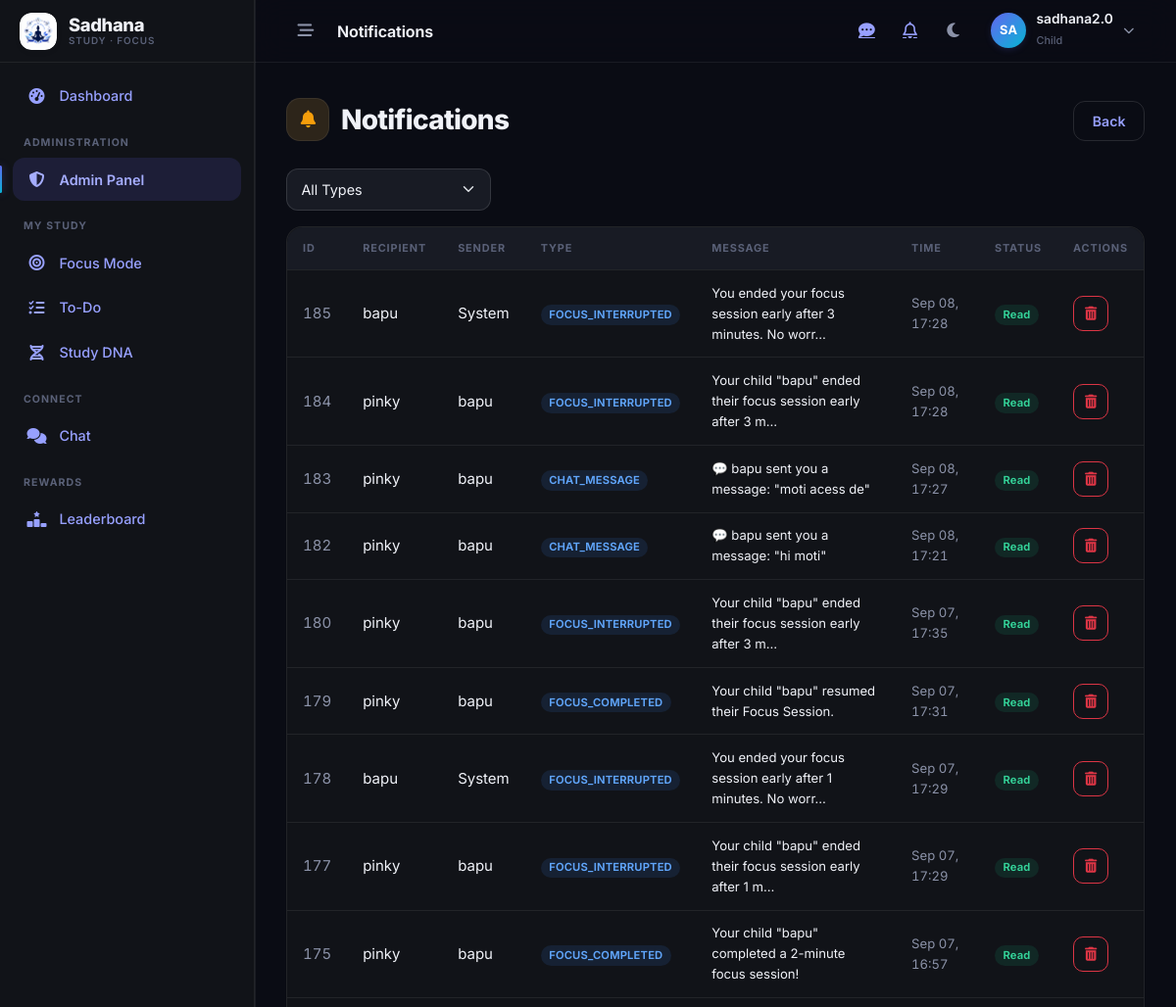
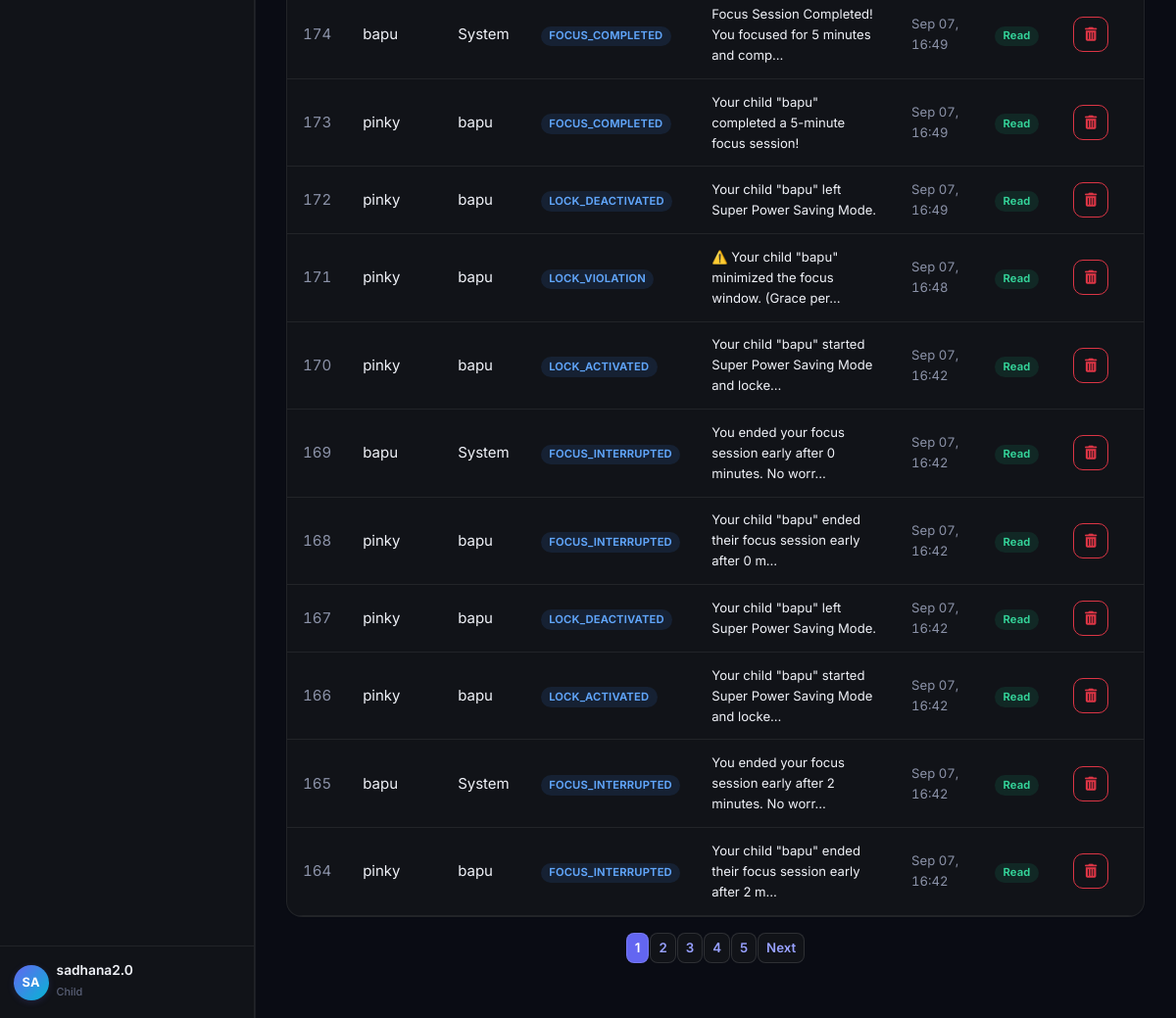
Page /admin-panel/notifications/ (signed in) on the committed database (2 pictures, top to bottom).
### users/models.py (models this page shows, shortened)
class User(AbstractUser):
    ROLE_CHOICES = (
        ('PARENT', 'Parent'),
        ('CHILD', 'Child'),
        ('ADMIN', 'Admin'),
    )
    role = models.CharField(max_length=10, choices=ROLE_CHOICES, default='CHILD')
    child_id = models.CharField(max_length=20, unique=True, blank=True, null=True)

### notifications/models.py (models this page shows, shortened)
class Notification(models.Model):
    class NotificationType(models.TextChoices):
        TASK_ASSIGNED = 'TASK_ASSIGNED', 'Task Assigned'
        TASK_EDITED = 'TASK_EDITED', 'Task Edited'
        DEADLINE_CHANGED = 'DEADLINE_CHANGED', 'Deadline Changed'
        APPRECIATION = 'APPRECIATION', 'Appreciation'
        TASK_COMPLETED = 'TASK_COMPLETED', 'Task Completed'
        ALL_TASKS_DONE = 'ALL_TASKS_DONE', 'All Tasks Done'
        DEADLINE_MISSED = 'DEADLINE_MISSED', 'Deadline Missed'
        LOW_COMPLETION = 'LOW_COMPLETION', 'Low Completion'
        STUDY_STREAK = 'STUDY_STREAK', 'Study Streak'
        DISTRACTION_ALERT = 'DISTRACTION_ALERT', 'Distraction Alert'
        TASK_REOPENED = 'TASK_REOPENED', 'Task Reopened'
        ACCESS_REQUESTED = 'ACCESS_REQUESTED', 'Access Requested'
        ACCESS_APPROVED = 'ACCESS_APPROVED', 'Access Approved'
        ACCESS_REJECTED = 'ACCESS_REJECTED', 'Access Rejected'
        LOCK_VIOLATION = 'LOCK_VIOLATION', 'Lock Violation'
        LOCK_ACTIVATED = 'LOCK_ACTIVATED', 'Lock Activated'
        LOCK_DEACTIVATED = 'LOCK_DEACTIVATED', 'Lock Deactivated'
        DEVICE_OFFLINE = 'DEVICE_OFFLINE', 'Device Offline'
        FOCUS_COMPLETED = 'FOCUS_COMPLETED', 'Focus Session Completed'
        FOCUS_INTERRUPTED = 'FOCUS_INTERRUPTED', 'Focus Session Interrupted'
        LEVEL_UP = 'LEVEL_UP', 'Level Up'
        BADGE_EARNED = 'BADGE_EARNED', 'Badge Earned'
        CHAT_MESSAGE = 'CHAT_MESSAGE', 'Chat Message'
    class Priority(models.TextChoices):
        NORMAL = 'NORMAL', 'Normal'
        IMPORTANT = 'IMPORTANT', 'Important'
        ATTENTION_REQUIRED = 'ATTENTION_REQUIRED', 'Attention Required'
    recipient = models.ForeignKey(
        settings.AUTH_USER_MODEL,
        on_delete=models.CASCADE,
        related_name='notifications'
    )
    sender = models.ForeignKey(
        settings.AUTH_USER_MODEL,
        on_delete=models.SET_NULL,
        null=True, blank=True,
        related_name='sent_notifications'
    )
    sender_name = models.CharField(max_length=150)
    notification_type = models.CharField(
        max_length=50,
        choices=NotificationType.choices
    )
    priority = models.CharField(
        max_length=20,
        choices=Priority.choices,
        default=Priority.NORMAL,
        db_index=True,
    )
    message = models.TextField()
    timestamp = models.DateTimeField(auto_now_add=True, db_index=True)
    is_read = models.BooleanField(default=False)
    action_url = models.CharField(max_length=500, blank=True, default='')
    action_label = models.CharField(max_length=100, blank=True, default='')
    class Meta:
        ordering = ['-timestamp']

### admin_panel/views.py (the view)
# urls.py: path('notifications/', views.list_notifications, name='admin_list_notifications'),
@user_passes_test(is_admin, login_url='login')
def list_notifications(request):
    type_filter = request.GET.get('type', '')
    notifications = Notification.objects.select_related('recipient', 'sender').all().order_by('-timestamp')
    if type_filter:
        notifications = notifications.filter(notification_type=type_filter)
    paginator = Paginator(notifications, 20)
    page = paginator.get_page(request.GET.get('page'))
    types = Notification.NotificationType.choices
    return render(request, 'admin_panel/notification_list.html', {
        'notifications': page,
        'type_filter': type_filter,
        'types': types,
    })

### admin_panel/views.py (called while the page is built)
def is_admin(user):
    return user.is_authenticated and (user.is_staff or user.role == 'ADMIN')

### templates/admin_panel/notification_list.html (shortened to what this page needs)
{% extends 'base.html' %}
{% block topbar_title %}Notifications{% endblock %}
{% block content %}
<div class="sd-page-header">
    <div>
        <h2 class="sd-page-title"><span class="sd-title-icon" style="background:rgba(245,183,61,.15);color:var(--sd-warning);"><i class="fa-solid fa-bell"></i></span> Notifications</h2>
    </div>
    <div class="sd-page-actions">
        <a href="{% url 'admin_dashboard' %}" class="btn btn-outline-secondary">Back</a>
    </div>
</div>
<form method="get" class="row g-2 mb-3">
    <div class="col-auto">
        <select name="type" class="form-select form-select-sm" onchange="this.form.submit()">
            <option value="">All Types</option>
        </select>
    </div>
</form>
<div class="sd-table-wrap">
    <div class="table-responsive">
        <table class="table table-hover align-middle mb-0">
            <thead>
                <tr>
                    <th>ID</th>
                    <th>Recipient</th>
                    <th>Sender</th>
                    <th>Type</th>
                    <th>Message</th>
                    <th>Time</th>
                    <th>Status</th>
                    <th>Actions</th>
                </tr>
            </thead>
            <tbody>
                {% for n in notifications %}
                <tr>
                    <td class="text-muted tabular">{{ n.id }}</td>
                    <td>{{ n.recipient.username }}</td>
                    <td>{{ n.sender_name|default:"—" }}</td>
                    <td><span class="badge soft-info">{{ n.notification_type }}</span></td>
                    <td class="small">{{ n.message|truncatechars:60 }}</td>
                    <td class="text-muted small tabular">{{ n.timestamp|date:"M d, H:i" }}</td>
                    <td>{% if n.is_read %}<span class="badge soft-success">Read</span>{% else %}<span class="badge soft-warning">Unread</span>{% endif %}</td>
                    <td>
                        <button type="button" class="btn btn-action btn-outline-danger admin-delete-btn" data-id="{{ n.id }}" data-url="{% url 'admin_delete_notification' n.id %}" title="Delete"><i class="fa-solid fa-trash-can"></i></button>
                    </td>
                </tr>
                {% empty %}
                <tr><td colspan="8" class="text-center text-muted py-4">No notifications found.</td></tr>
                {% endfor %}
            </tbody>
        </table>
    </div>
</div>
{% if notifications.has_other_pages %}
<nav class="mt-3">
    <ul class="pagination pagination-sm justify-content-center">
        {% for i in notifications.paginator.page_range %}
        <li class="page-item {% if notifications.number == i %}active{% endif %}"><a class="page-link" href="?page={{ i }}{% if type_filter %}&type={{ type_filter }}{% endif %}">{{ i }}</a></li>
        {% endfor %}
        {% if notifications.has_next %}
        <li class="page-item"><a class="page-link" href="?page={{ notifications.next_page_number }}{% if type_filter %}&type={{ type_filter }}{% endif %}">Next</a></li>
        {% endif %}
    </ul>
</nav>
{% endif %}
{% endblock %}

### templates/base.html (shortened to what this page needs)
{% load static %}
<!DOCTYPE html>
<html lang="en" data-bs-theme="dark">
<head>
    <link href="https://cdn.jsdelivr.net/npm/bootstrap@5.3.2/dist/css/bootstrap.min.css" rel="stylesheet">
    <link rel="stylesheet" href="https://cdnjs.cloudflare.com/ajax/libs/font-awesome/6.4.2/css/all.min.css" />
    <link rel="stylesheet" href="/static/css/style.css?v=20260908">
</head>
<body class="{% if user.is_authenticated %}has-sidebar{% endif %} {% block body_class %}{% endblock %}">
    {% if user.is_authenticated %}
    <div class="sd-app">
        <aside class="sd-sidebar" id="sdSidebar" aria-label="Main navigation">
            <a class="sd-sidebar-brand" href="{% url 'home' %}" title="Sadhana">
                <span class="sd-brand-mark"><img src="{% static 'images/logo.jpeg' %}" alt="Sadhana logo"></span>
                <span class="sd-brand-name">Sadhana<small>Study &middot; Focus</small></span>
            </a>
            <nav class="sd-nav">
                <a class="sd-nav-link {% if request.resolver_match.url_name == 'dashboard_router' or request.resolver_match.url_name == 'parent_dashboard' or request.resolver_match.url_name == 'child_dashboard' %}active{% endif %}"
                   href="{% url 'dashboard_router' %}">
                    <i class="fa-solid fa-gauge-high"></i><span>Dashboard</span>
                </a>
                {% if user.is_staff or user.role == 'ADMIN' %}
                <div class="sd-nav-heading">Administration</div>
                <a class="sd-nav-link {% if request.resolver_match.url_name and 'admin' in request.resolver_match.url_name %}active{% endif %}"
                   href="{% url 'admin_dashboard' %}">
                    <i class="fa-solid fa-shield-halved"></i><span>Admin Panel</span>
                </a>
                {% endif %}
                {% if user.role == 'CHILD' %}
                <div class="sd-nav-heading">My Study</div>
                <a class="sd-nav-link {% if request.resolver_match.url_name and 'focus' in request.resolver_match.url_name %}active{% endif %}"
                   href="{% url 'focus_session' %}">
                    <i class="fa-solid fa-bullseye"></i><span>Focus Mode</span>
                </a>
                <a class="sd-nav-link {% if request.resolver_match.url_name == 'todo_dashboard' %}active{% endif %}"
                   href="{% url 'todo_dashboard' %}">
                    <i class="fa-solid fa-list-check"></i><span>To-Do</span>
                </a>
                <a class="sd-nav-link {% if request.resolver_match.url_name == 'studydna_dashboard' %}active{% endif %}"
                   href="{% url 'studydna_dashboard' %}">
                    <i class="fa-solid fa-dna"></i><span>Study DNA</span>
                </a>
                {% endif %}
                {% if user.role == 'PARENT' or user.role == 'CHILD' %}
                <div class="sd-nav-heading">Connect</div>
                <a class="sd-nav-link {% if request.resolver_match.url_name == 'chat_page' %}active{% endif %}"
                   href="{% url 'chat:chat_page' %}">
                    <i class="fa-solid fa-comments"></i><span>Chat</span>
                </a>
                {% endif %}
                {% if user.is_staff or user.role == 'ADMIN' or user.role == 'PARENT' or user.role == 'CHILD' %}
                <div class="sd-nav-heading">Rewards</div>
                <a class="sd-nav-link {% if request.resolver_match.url_name == 'reward_leaderboard' %}active{% endif %}"
                   href="{% url 'reward_leaderboard' %}">
                    <i class="fa-solid fa-ranking-star"></i><span>Leaderboard</span>
                </a>
                {% endif %}
            </nav>
            <div class="sd-nav-footer">
                <div class="d-flex align-items-center gap-2 sd-sidebar-footer-user">
                    <span class="sd-avatar">{{ user.username|slice:":2"|upper }}</span>
                    <span class="overflow-hidden">
                        <span class="sd-user-name d-block">{{ user.username }}</span>
                        <span class="sd-user-role">{{ user.role|lower }}</span>
                    </span>
                </div>
            </div>
        </aside>
        <div class="sd-main">
            <header class="sd-topbar">
                <button class="sd-icon-btn sd-desktop-only" id="sdCollapseToggle" type="button" aria-label="Collapse sidebar">
                    <i class="fa-solid fa-bars-staggered"></i>
                </button>
                <h1 class="sd-topbar-title">{% block topbar_title %}{% endblock %}</h1>
                <div class="ms-auto d-flex align-items-center gap-1">
                    {% if user.role == 'PARENT' or user.role == 'CHILD' %}
                    <a class="sd-icon-btn" href="{% url 'chat:chat_page' %}" aria-label="Chat messages">
                        <i class="fa-solid fa-comment-dots"></i>
                    </a>
                    {% endif %}
                    <a class="sd-icon-btn" href="{% url 'notification_list' %}" aria-label="Notifications">
                        <i class="fa-regular fa-bell"></i>
                    </a>
                    <button id="theme-toggle" class="sd-icon-btn" type="button" aria-label="Toggle color theme">
                        <i class="fa-solid fa-moon"></i>
                    </button>
                    <div class="dropdown ms-1">
                        <button class="sd-user-menu" type="button" data-bs-toggle="dropdown"
                                aria-expanded="false" aria-label="Account menu">
                            <span class="sd-avatar">{{ user.username|slice:":2"|upper }}</span>
                            <span class="d-none d-md-block">
                                <span class="sd-user-name d-block">{{ user.username }}</span>
                                <span class="sd-user-role">{{ user.role|lower }}</span>
                            </span>
                        </button>
                    </div>
                </div>
            </header>
            <main class="sd-content" id="sd-main-content">
    {% endif %}
        {% block content %}{% endblock %}
    </main>
    {% if user.is_authenticated %}
        </div>
    </div>
    {% endif %}
</body>
</html>

### rows in the picture
User: username "SA", username "sadhana2.0", role "Child"
Notification: id "185", recipient.username "bapu", sender_name "System", notification_type "FOCUS_INTERRUPTED", message "You ended your focus session early after 3 minutes. No worr…", timestamp "Sep 08, 17:28", is_read "Read"
Notification: id "184", recipient.username "pinky", sender_name "bapu", notification_type "FOCUS_INTERRUPTED", message "Your child \"bapu\" ended their focus session early after 3 m…", timestamp "Sep 08, 17:28", is_read "Read"
Notification: id "183", recipient.username "pinky", sender_name "bapu", notification_type "CHAT_MESSAGE", message "💬 bapu sent you a message: \"moti acess de\"", timestamp "Sep 08, 17:27", is_read "Read"
Notification: id "182", recipient.username "pinky", sender_name "bapu", notification_type "CHAT_MESSAGE", message "💬 bapu sent you a message: \"hi moti\"", timestamp "Sep 08, 17:21", is_read "Read"
Notification: id "180", recipient.username "pinky", sender_name "bapu", notification_type "FOCUS_INTERRUPTED", message "Your child \"bapu\" ended their focus session early after 3 m…", timestamp "Sep 07, 17:35", is_read "Read"
Notification: id "179", recipient.username "pinky", sender_name "bapu", notification_type "FOCUS_COMPLETED", message "Your child \"bapu\" resumed their Focus Session.", timestamp "Sep 07, 17:31", is_read "Read"
Notification: id "178", recipient.username "bapu", sender_name "System", notification_type "FOCUS_INTERRUPTED", message "You ended your focus session early after 1 minutes. No worr…", timestamp "Sep 07, 17:29", is_read "Read"
Notification: id "177", recipient.username "pinky", sender_name "bapu", notification_type "FOCUS_INTERRUPTED", message "Your child \"bapu\" ended their focus session early after 1 m…", timestamp "Sep 07, 17:29", is_read "Read"
Notification: id "175", recipient.username "pinky", sender_name "bapu", notification_type "FOCUS_COMPLETED", message "Your child \"bapu\" completed a 2-minute focus session!", timestamp "Sep 07, 16:57", is_read "Read"
Notification: id "174", recipient.username "bapu", sender_name "System", notification_type "FOCUS_COMPLETED", message "Focus Session Completed! You focused for 5 minutes and comp…", timestamp "Sep 07, 16:49", is_read "Read"
Notification: id "173", recipient.username "pinky", sender_name "bapu", notification_type "FOCUS_COMPLETED", message "Your child \"bapu\" completed a 5-minute focus session!", timestamp "Sep 07, 16:49", is_read "Read"
Notification: id "172", recipient.username "pinky", sender_name "bapu", notification_type "LOCK_DEACTIVATED", message "Your child \"bapu\" left Super Power Saving Mode.", timestamp "Sep 07, 16:49", is_read "Read"
Notification: id "171", recipient.username "pinky", sender_name "bapu", notification_type "LOCK_VIOLATION", message "⚠️ Your child \"bapu\" minimized the focus window. (Grace per…", timestamp "Sep 07, 16:48", is_read "Read"
Notification: id "170", recipient.username "pinky", sender_name "bapu", notification_type "LOCK_ACTIVATED", message "Your child \"bapu\" started Super Power Saving Mode and locke…", timestamp "Sep 07, 16:42", is_read "Read"
Notification: id "169", recipient.username "bapu", sender_name "System", notification_type "FOCUS_INTERRUPTED", message "You ended your focus session early after 0 minutes. No worr…", timestamp "Sep 07, 16:42", is_read "Read"
Notification: id "168", recipient.username "pinky", sender_name "bapu", notification_type "FOCUS_INTERRUPTED", message "Your child \"bapu\" ended their focus session early after 0 m…", timestamp "Sep 07, 16:42", is_read "Read"
Notification: id "167", recipient.username "pinky", sender_name "bapu", notification_type "LOCK_DEACTIVATED", message "Your child \"bapu\" left Super Power Saving Mode.", timestamp "Sep 07, 16:42", is_read "Read"
Notification: id "166", recipient.username "pinky", sender_name "bapu", notification_type "LOCK_ACTIVATED", message "Your child \"bapu\" started Super Power Saving Mode and locke…", timestamp "Sep 07, 16:42", is_read "Read"
Notification: id "165", recipient.username "bapu", sender_name "System", notification_type "FOCUS_INTERRUPTED", message "You ended your focus session early after 2 minutes. No worr…", timestamp "Sep 07, 16:42", is_read "Read"
Notification: id "164", recipient.username "pinky", sender_name "bapu", notification_type "FOCUS_INTERRUPTED", message "Your child \"bapu\" ended their focus session early after 2 m…", timestamp "Sep 07, 16:42", is_read "Read"

### other values in the picture
{{ i }} "1" "2" "3" "4" "5"
